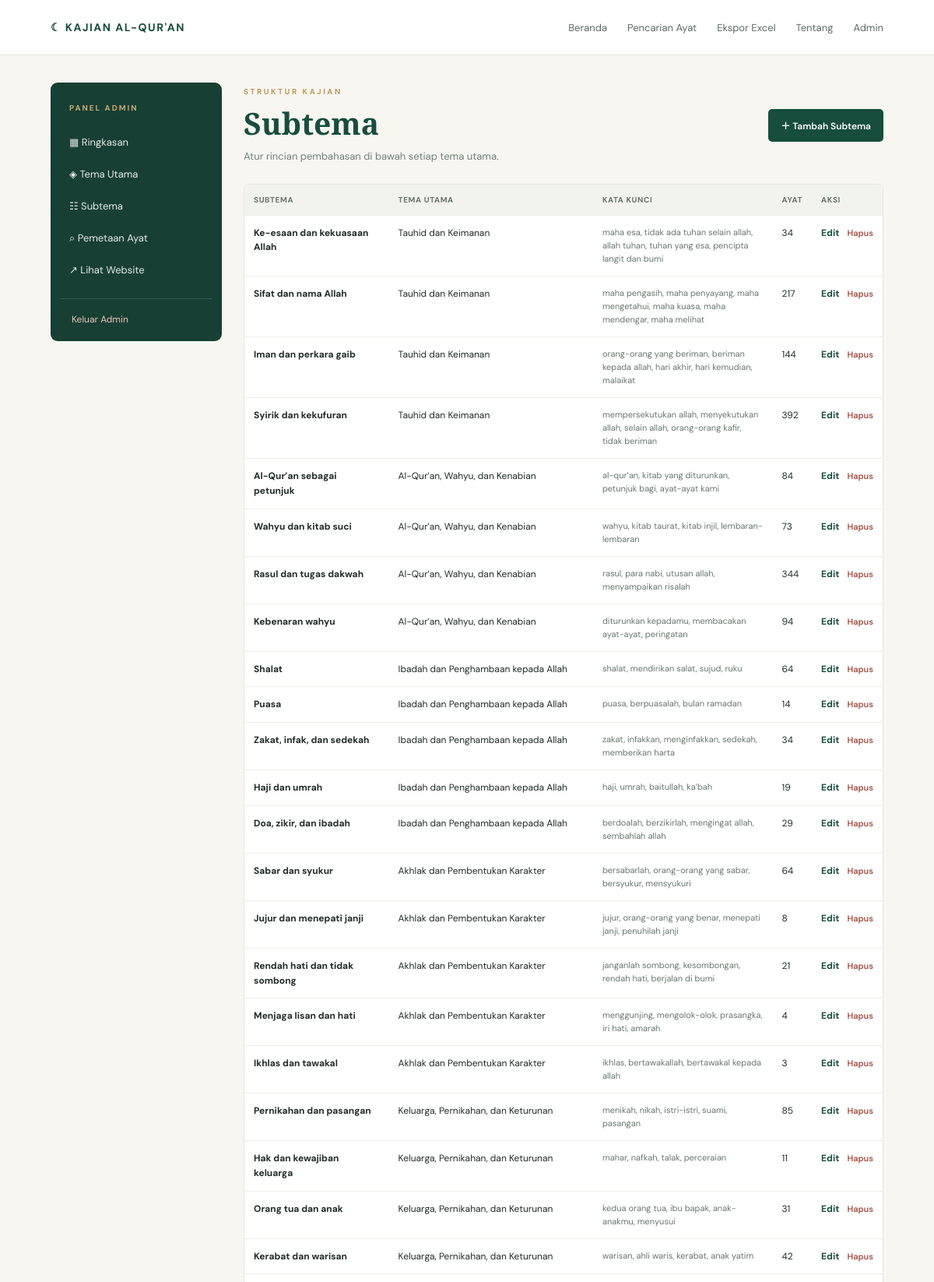
Page /admin/subtema (signed in, upper part) on the committed database.
### tables this page shows
CREATE TABLE subthemes (
                    id INTEGER PRIMARY KEY AUTOINCREMENT,
                    theme_id INTEGER NOT NULL,
                    name TEXT NOT NULL,
                    keywords TEXT NOT NULL DEFAULT '[]',
                    FOREIGN KEY(theme_id) REFERENCES themes(id) ON DELETE CASCADE,
                    UNIQUE(theme_id, name)
                );

CREATE TABLE themes (
                    id INTEGER PRIMARY KEY AUTOINCREMENT,
                    name TEXT NOT NULL UNIQUE,
                    description TEXT NOT NULL DEFAULT ''
                );

### admin_extension.py (the view)
    @app.route("/admin/subtema")
    @admin_required
    def admin_subthemes():
        return render_template("admin_subthemes.html", rows=subtheme_rows())

### templates/admin_subthemes.html
{% extends 'admin_base.html' %}{% block title %}Kelola Subtema{% endblock %}{% block admin_content %}
<div class="admin-heading"><div><div class="eyebrow">STRUKTUR KAJIAN</div><h1>Subtema</h1><p>Atur rincian pembahasan di bawah setiap tema utama.</p></div><a class="primary-btn" href="{{ url_for('admin_subtheme_form') }}">＋ Tambah Subtema</a></div>
<div class="table-wrap"><table><thead><tr><th>Subtema</th><th>Tema utama</th><th>Kata kunci</th><th>Ayat</th><th>Aksi</th></tr></thead><tbody>{% for r in rows %}<tr><td><b>{{ r.name }}</b></td><td>{{ r.theme_name }}</td><td class="keyword-cell">{{ r.keywords|fromjson|join(', ') }}</td><td>{{ r.mapping_count }}</td><td class="actions"><a href="{{ url_for('admin_subtheme_form',sid=r.id) }}">Edit</a><form method="post" action="{{ url_for('admin_subtheme_delete',sid=r.id) }}" onsubmit="return confirm('Hapus subtema dan semua pemetaan ayatnya?')"><input type="hidden" name="_csrf" value="{{ csrf_token() }}"><button class="danger-link">Hapus</button></form></td></tr>{% else %}<tr><td colspan="5">Belum ada subtema.</td></tr>{% endfor %}</tbody></table></div>
{% endblock %}

### static/style.css (style rules this page uses)
:root { --ink:#202b27; --muted:#718078; --green:#174d3d; --gold:#bd9b5d; --paper:#f7f6f1; --line:#e6e5dc }
* { box-sizing:border-box }
body { margin:0; background:var(--paper); color:var(--ink); font-family:'DM Sans',sans-serif }
a { color:inherit; text-decoration:none }
.eyebrow { font-size:10px; letter-spacing:2.5px; color:var(--gold); font-weight:700 }
.admin-heading { display:flex; justify-content:space-between; align-items:center; gap:15px; margin:5px 0 24px }
.admin-heading h1,.login-card h1 { font:600 clamp(29px,4vw,39px) 'Playfair Display',serif; color:var(--green); margin:7px 0 }
.admin-heading p,.login-card p { color:var(--muted); font-size:13px; line-height:1.6; margin:0 }
.primary-btn,.secondary-btn,.small-btn { display:inline-flex; align-items:center; justify-content:center; border:0; border-radius:5px; padding:12px 16px; background:var(--green); color:white; font:600 12px 'DM Sans'; cursor:pointer; text-decoration:none; white-space:nowrap }
.table-wrap { overflow:auto; background:white; border:1px solid var(--line); border-radius:7px }
table { border-collapse:collapse; width:100%; font-size:12px }
th,td { text-align:left; padding:13px 12px; border-bottom:1px solid #eeeee8; vertical-align:top }
th { background:#f3f3ed; color:#66746b; font-size:10px; text-transform:uppercase; letter-spacing:.6px }
td { line-height:1.55 }
.actions { white-space:nowrap }
.actions a { color:var(--green); font-weight:700; margin-right:10px }
.actions form { display:inline }
.danger-link { border:0; background:none; color:#a34f42; font:600 11px 'DM Sans'; cursor:pointer; padding:0 }
.keyword-cell { max-width:280px; color:#68766e; font-size:11px }

### rows in the picture
subthemes: name "Ke-esaan dan kekuasaan Allah", theme_name "Tauhid dan Keimanan", keywords|fromjson "maha esa, tidak ada tuhan selain allah, allah tuhan, tuhan yang esa, pencipta langit dan bumi", mapping_count "34"
subthemes: name "Sifat dan nama Allah", theme_name "Tauhid dan Keimanan", keywords|fromjson "maha pengasih, maha penyayang, maha mengetahui, maha kuasa, maha mendengar, maha melihat", mapping_count "217"
subthemes: name "Iman dan perkara gaib", theme_name "Tauhid dan Keimanan", keywords|fromjson "orang-orang yang beriman, beriman kepada allah, hari akhir, hari kemudian, malaikat", mapping_count "144"
subthemes: name "Syirik dan kekufuran", theme_name "Tauhid dan Keimanan", keywords|fromjson "mempersekutukan allah, menyekutukan allah, selain allah, orang-orang kafir, tidak beriman", mapping_count "392"
subthemes: name "Al-Qur’an sebagai petunjuk", theme_name "Al-Qur’an, Wahyu, dan Kenabian", keywords|fromjson "al-qur’an, kitab yang diturunkan, petunjuk bagi, ayat-ayat kami", mapping_count "84"
subthemes: name "Wahyu dan kitab suci", theme_name "Al-Qur’an, Wahyu, dan Kenabian", keywords|fromjson "wahyu, kitab taurat, kitab injil, lembaran-lembaran", mapping_count "73"
subthemes: name "Rasul dan tugas dakwah", theme_name "Al-Qur’an, Wahyu, dan Kenabian", keywords|fromjson "rasul, para nabi, utusan allah, menyampaikan risalah", mapping_count "344"
subthemes: name "Kebenaran wahyu", theme_name "Al-Qur’an, Wahyu, dan Kenabian", keywords|fromjson "diturunkan kepadamu, membacakan ayat-ayat, peringatan", mapping_count "94"
subthemes: name "Shalat", theme_name "Ibadah dan Penghambaan kepada Allah", keywords|fromjson "shalat, mendirikan salat, sujud, ruku", mapping_count "64"
subthemes: name "Puasa", theme_name "Ibadah dan Penghambaan kepada Allah", keywords|fromjson "puasa, berpuasalah, bulan ramadan", mapping_count "14"
subthemes: name "Zakat, infak, dan sedekah", theme_name "Ibadah dan Penghambaan kepada Allah", keywords|fromjson "zakat, infakkan, menginfakkan, sedekah, memberikan harta", mapping_count "34"
subthemes: name "Haji dan umrah", theme_name "Ibadah dan Penghambaan kepada Allah", keywords|fromjson "haji, umrah, baitullah, ka’bah", mapping_count "19"
subthemes: name "Doa, zikir, dan ibadah", theme_name "Ibadah dan Penghambaan kepada Allah", keywords|fromjson "berdoalah, berzikirlah, mengingat allah, sembahlah allah", mapping_count "29"
subthemes: name "Sabar dan syukur", theme_name "Akhlak dan Pembentukan Karakter", keywords|fromjson "bersabarlah, orang-orang yang sabar, bersyukur, mensyukuri", mapping_count "64"
subthemes: name "Jujur dan menepati janji", theme_name "Akhlak dan Pembentukan Karakter", keywords|fromjson "jujur, orang-orang yang benar, menepati janji, penuhilah janji", mapping_count "8"
subthemes: name "Rendah hati dan tidak sombong", theme_name "Akhlak dan Pembentukan Karakter", keywords|fromjson "janganlah sombong, kesombongan, rendah hati, berjalan di bumi", mapping_count "21"
subthemes: name "Menjaga lisan dan hati", theme_name "Akhlak dan Pembentukan Karakter", keywords|fromjson "menggunjing, mengolok-olok, prasangka, iri hati, amarah", mapping_count "4"
subthemes: name "Ikhlas dan tawakal", theme_name "Akhlak dan Pembentukan Karakter", keywords|fromjson "ikhlas, bertawakallah, bertawakal kepada allah", mapping_count "3"
subthemes: name "Pernikahan dan pasangan", theme_name "Keluarga, Pernikahan, dan Keturunan", keywords|fromjson "menikah, nikah, istri-istri, suami, pasangan", mapping_count "85"
subthemes: name "Hak dan kewajiban keluarga", theme_name "Keluarga, Pernikahan, dan Keturunan", keywords|fromjson "mahar, nafkah, talak, perceraian", mapping_count "11"
subthemes: name "Orang tua dan anak", theme_name "Keluarga, Pernikahan, dan Keturunan", keywords|fromjson "kedua orang tua, ibu bapak, anak-anakmu, menyusui", mapping_count "31"
subthemes: name "Kerabat dan warisan", theme_name "Keluarga, Pernikahan, dan Keturunan", keywords|fromjson "warisan, ahli waris, kerabat, anak yatim", mapping_count "42"
